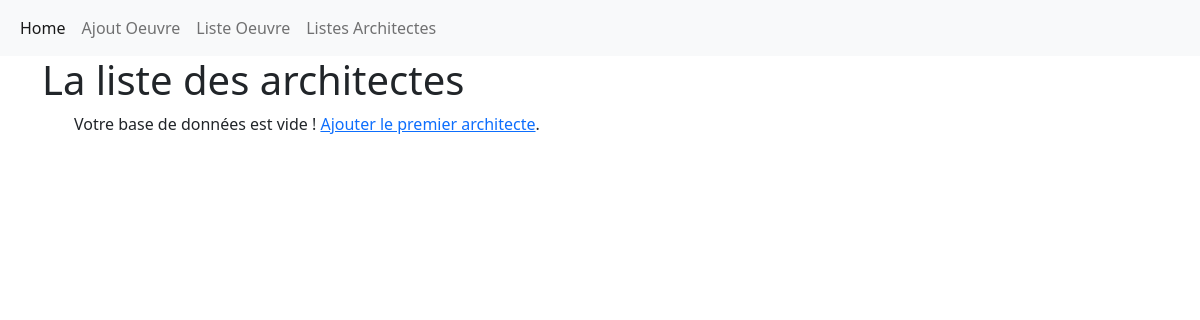
/archi/liste_architecte, run on an earlier commit of the app's database.
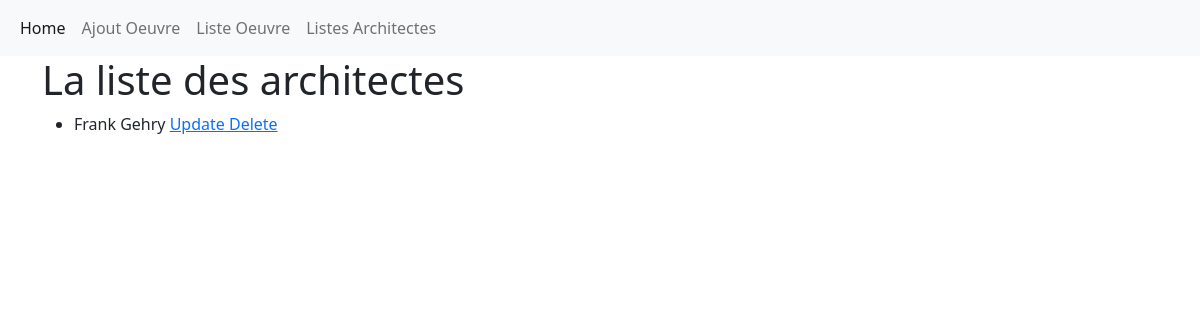
And on a later commit of the database.
### archi/models.py (models this page shows)
class Architecte(models.Model):
    archit= models.CharField(max_length=30)
    style= models.TextField(null=True, blank=True)
    def __str__(self):
        return self.archit

### archi/views.py (the view)
# urls.py: path('liste_architecte', views.liste_architecte, name="Architecte"),
def liste_architecte(request):
   liste_architecte = Architecte.objects.all()
   return render(request, 'archi/liste_architecte.html', {'liste_architecte': liste_architecte})

### archi/templates/archi/liste_architecte.html
{% extends 'base.html' %}
{% block content %}
    <h1>La liste des architectes</h1>
    <ul>
    {% for architecte in liste_architecte%}
    <li>{{ architecte }} <a href="{%url 'Uparchi' architecte.id%}"> Update </a> <a href="{%url 'Delarchi' architecte.id %}"> Delete </a> </li>
    {% empty %}
    Votre base de données est vide ! <a href="{% url 'Ajarchi' %}"> Ajouter le premier architecte</a>.
    {% endfor %}
    </ul>
{% endblock %}

What changed in the data, as far as the page shows it:
added Architecte: archit "Frank Gehry"
Also different on the page:
text no longer shown: "Votre base de données est vide ! Ajouter le premier architecte ."
